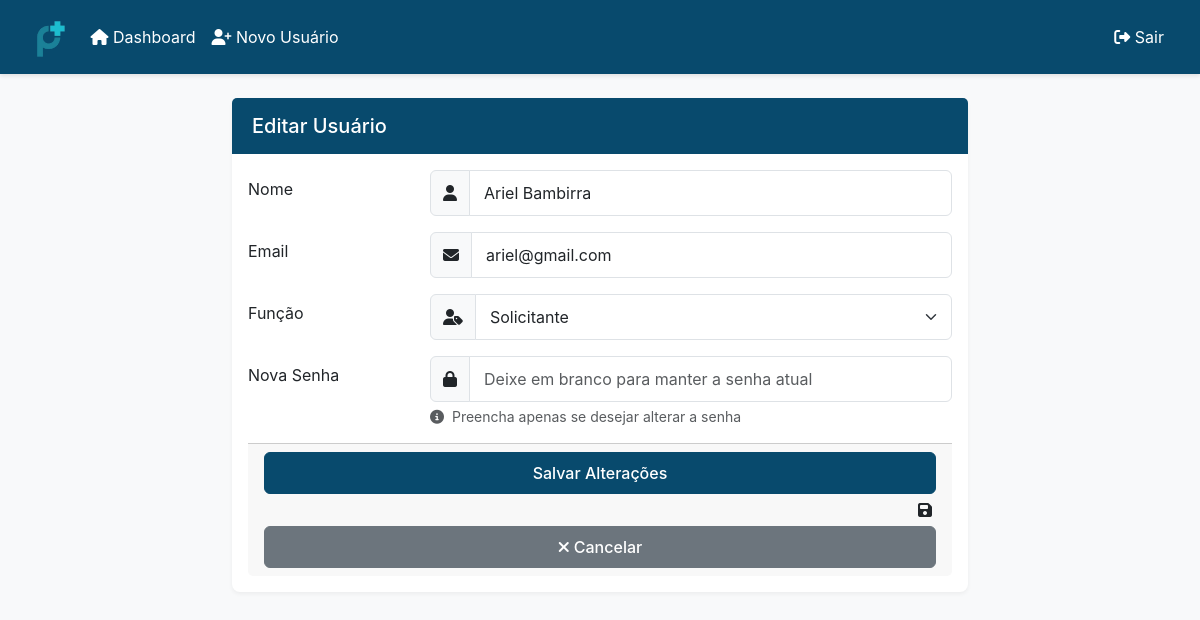
Page /admin/edit_user/3 (signed in) on the committed database.
### models.py (models this page shows, shortened)
class User(UserMixin, db.Model):
    id = db.Column(db.Integer, primary_key=True)
    name = db.Column(db.String(100), nullable=False)
    email = db.Column(db.String(120), unique=True, nullable=False)
    password = db.Column(db.String(200), nullable=False)
    contact = db.Column(db.String(20))
    role = db.Column(db.String(20), nullable=False)  # 'administrador', 'aprovador', 'solicitante', 'compras'
    is_active = db.Column(db.Boolean, default=True)
    budgets_requested = db.relationship('Budget',
                                      foreign_keys='Budget.solicitante_id',
                                      backref=db.backref('requester', lazy=True))
    budgets_to_approve = db.relationship('Budget',
                                       foreign_keys='Budget.aprovador_id',
                                       backref=db.backref('assigned_approver', lazy=True))

### routes/admin.py (the view, shortened to what this page needs)
@bp.route('/edit_user/<int:user_id>', methods=['GET', 'POST'])
@login_required
@role_required('administrador')
def edit_user(user_id):
    user = User.query.get_or_404(user_id)
    form = EditUserForm(obj=user)
    return render_template('edit_user.html', form=form, user=user)

### forms.py
class EditUserForm(FlaskForm):
    name = StringField('Nome', validators=[DataRequired()])
    email = StringField('Email', validators=[DataRequired(), Email()])
    password = PasswordField('Nova Senha', validators=[Optional()])
    contact = StringField('Contato')
    role = SelectField('Função', choices=[
        ('solicitante', 'Solicitante'),
        ('aprovador', 'Aprovador'),
        ('administrador', 'Administrador'),
        ('compras', 'Compras')
    ], validators=[DataRequired()])
    submit = SubmitField('Salvar Alterações')

### routes/admin.py (called while the page is built)
def role_required(role):
    def decorator(f):
        @wraps(f)
        def decorated_function(*args, **kwargs):
            if not current_user.is_authenticated or current_user.role != role:
                flash('Você não tem permissão para acessar esta página.', 'error')
                return redirect(url_for('budget.dashboard'))
            return f(*args, **kwargs)
        return decorated_function
    return decorator

### templates/edit_user.html (shortened to what this page needs)
{% extends "base.html" %}
{% block content %}
<div class="container py-4">
    <div class="row justify-content-center">
        <div class="col-md-8">
            <div class="card">
                <div class="card-header">
                    <h5 class="mb-0">Editar Usuário</h5>
                </div>
                <div class="card-body">
                    <form method="POST" class="needs-validation">
                        <div class="row mb-3">
                            <label for="name" class="col-sm-3 col-form-label">Nome</label>
                            <div class="col-sm-9">
                                <div class="input-group">
                                    <span class="input-group-text">
                                        <i class="fas fa-user"></i>
                                    </span>
                                    {{ form.name(class="form-control", value=user.name) }}
                                </div>
                            </div>
                        </div>
                        <div class="row mb-3">
                            <label for="email" class="col-sm-3 col-form-label">Email</label>
                            <div class="col-sm-9">
                                <div class="input-group">
                                    <span class="input-group-text">
                                        <i class="fas fa-envelope"></i>
                                    </span>
                                    {{ form.email(class="form-control", value=user.email) }}
                                </div>
                            </div>
                        </div>
                        <div class="row mb-3">
                            <label for="role" class="col-sm-3 col-form-label">Função</label>
                            <div class="col-sm-9">
                                <div class="input-group">
                                    <span class="input-group-text">
                                        <i class="fas fa-user-tag"></i>
                                    </span>
                                    {{ form.role(class="form-select") }}
                                </div>
                            </div>
                        </div>
                        <div class="row mb-3">
                            <label for="password" class="col-sm-3 col-form-label">Nova Senha</label>
                            <div class="col-sm-9">
                                <div class="input-group">
                                    <span class="input-group-text">
                                        <i class="fas fa-lock"></i>
                                    </span>
                                    {{ form.password(class="form-control", placeholder="Deixe em branco para manter a senha atual") }}
                                </div>
                                <div class="form-text text-muted">
                                    <i class="fas fa-info-circle me-1"></i>
                                    Preencha apenas se desejar alterar a senha
                                </div>
                            </div>
                        </div>
                        <div class="card-footer text-end">
                            <div class="d-grid gap-2">
                                {{ form.submit(class="btn btn-primary") }}
                                <i class="fas fa-save me-1"></i>
                                <a href="{{ url_for('admin.admin_dashboard') }}" class="btn btn-secondary">
                                    <i class="fas fa-times me-1"></i>Cancelar
                                </a>
                            </div>
                        </div>
                    </form>
                </div>
            </div>
        </div>
    </div>
</div>
{% endblock %}

### static/css/style.css (style rules this page uses)
:root { --primary: #084A6D; --primary-light: #1CBDCF; --primary-dark: #122B40; --secondary: #1CBDCF; --gray-100: #f8f9fa; --gray-200: #e9ecef; --gray-300: #dee2e6; --gray-400: #ced4da; --gray-500: #adb5bd; --gray-600: #6c757d; --gray-700: #495057; --gray-800: #343a40; --gray-900: #212529; --success: #28a745; --info: #17a2b8; --warning: #ffc107; --danger: #dc3545; --body-bg: #f8f9fa; --body-color: #212529; --border-color: #dee2e6; --card-shadow: 0 2px 4px rgba(0,0,0,.05); --hover-shadow: 0 4px 8px rgba(0,0,0,.1); }
body { background-color: var(--body-bg); color: var(--body-color); font-family: 'Inter', system-ui, -apple-system, sans-serif; line-height: 1.5; }
.card { border: none; border-radius: 8px; box-shadow: var(--card-shadow); transition: transform 0.2s, box-shadow 0.2s; }
.card-header { background: var(--primary); color: white; border-bottom: none; padding: 1rem 1.25rem; font-weight: 500; }
.btn { padding: 0.5rem 1rem; border-radius: 6px; font-weight: 500; transition: all 0.2s; }
.btn-primary { background: var(--primary); border-color: var(--primary); }
.form-control, .form-select { border-radius: 6px; border-color: var(--gray-300); padding: 0.625rem 0.875rem; }

### static/css/base.css (style rules this page uses)
:root { --primary: #084A6D; --primary-light: #1CBDCF; --primary-dark: #122B40; --pending-gradient: linear-gradient(135deg, #ff9800, #ffc107); --approved-gradient: linear-gradient(135deg, #4caf50, #81c784); --rejected-gradient: linear-gradient(135deg, #f44336, #e57373); --bg-light: #ffffff; --bg-dark: #f8f9fa; --text-primary: #333333; --text-secondary: #666666; --border-color: #e0e0e0; }
body { background-color: var(--bg-dark); color: var(--text-primary); font-family: 'Inter', system-ui, -apple-system, sans-serif; }
.btn-primary { background-color: var(--primary); border-color: var(--primary); }
.card { border: none; border-radius: 8px; box-shadow: 0 2px 4px rgba(0,0,0,0.05); background: var(--bg-light); }
.card-header { background: var(--primary); color: white; border-bottom: none; padding: 1rem 1.25rem; }
.btn-secondary { transition: all 0.3s ease; }

### rows in the picture
User: name "Ariel Bambirra", email "ariel@gmail.com", role "Solicitante"
